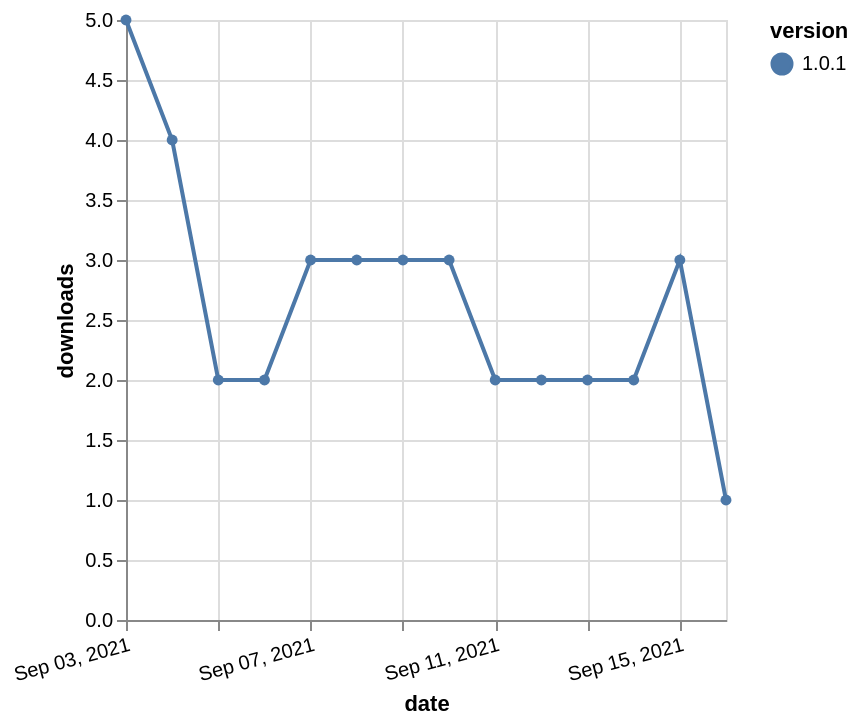

This figure's Vega-Lite source:
### Vega-Lite specification from a JSON file in a GitHub repository (floating-point values rounded to 4 significant figures)
{"$schema": "https://vega.github.io/schema/vega-lite/v5.json", "description": "A simple bar chart with embedded data.", "data": {"values": [{"date": "2021-09-03", "total": 52, "delta": 5, "version": "1.0.1"}, {"date": "2021-09-04", "total": 56, "delta": 4, "version": "1.0.1"}, {"date": "2021-09-05", "total": 58, "delta": 2, "version": "1.0.1"}, {"date": "2021-09-06", "total": 60, "delta": 2, "version": "1.0.1"}, {"date": "2021-09-07", "total": 63, "delta": 3, "version": "1.0.1"}, {"date": "2021-09-08", "total": 66, "delta": 3, "version": "1.0.1"}, {"date": "2021-09-09", "total": 69, "delta": 3, "version": "1.0.1"}, {"date": "2021-09-10", "total": 72, "delta": 3, "version": "1.0.1"}, {"date": "2021-09-11", "total": 74, "delta": 2, "version": "1.0.1"}, {"date": "2021-09-12", "total": 76, "delta": 2, "version": "1.0.1"}, {"date": "2021-09-13", "total": 78, "delta": 2, "version": "1.0.1"}, {"date": "2021-09-14", "total": 80, "delta": 2, "version": "1.0.1"}, {"date": "2021-09-15", "total": 83, "delta": 3, "version": "1.0.1"}, {"date": "2021-09-16", "total": 84, "delta": 1, "version": "1.0.1"}]}, "width": "container", "mark": {"type": "line", "point": {"filled": true}}, "encoding": {"x": {"field": "date", "type": "temporal", "timeUnit": "yearmonthdate", "title": "date", "axis": {"labelAngle": -15}}, "y": {"field": "delta", "type": "quantitative", "title": "downloads"}, "color": {"field": "version", "type": "nominal"}, "tooltip": {"field": "delta"}}}
